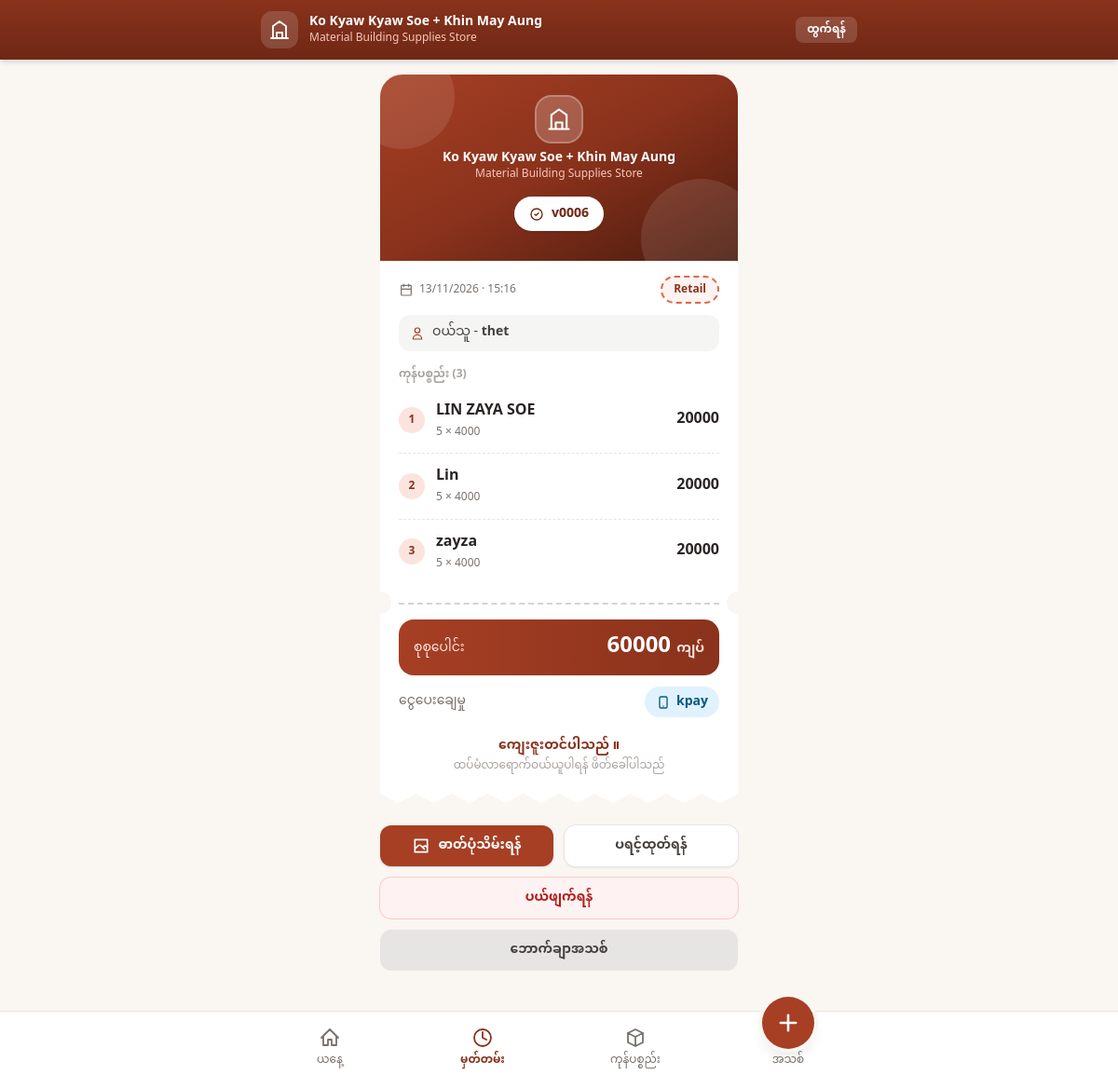
The app's page /receipt/receipt-detail/6/ (signed in) with its own data.
### receiptinfo/models.py (models this page shows, shortened)
class Receipt(models.Model):
  class PayBy(models.TextChoices):
    CASH ="cash","Cash"
    KPAY = "Kpay","Kpay"
  class SaleType(models.TextChoices):
    RETAIL = "retail"
    WHOLESALE = "wholesale"
  v_code = models.CharField(max_length=20,unique=True,null=True,blank=True)
  customer = models.CharField(max_length=200,null=True,blank=True)
  pay_by = models.CharField(max_length=10,choices=PayBy.choices,default=PayBy.CASH)
  created_at = models.DateTimeField(auto_now_add=True)
  sale_type = models.CharField(max_length=10,choices=SaleType.choices,default=SaleType.RETAIL)
  is_void = models.BooleanField(default=False)
  @property
  def total_amount(self):
    return sum(item.total for item in self.items.all())

class ReceiptItem(models.Model):
  receipt = models.ForeignKey(Receipt,on_delete=models.CASCADE,related_name="items")
  product = models.ForeignKey(Product,on_delete=models.PROTECT)
  quantity = models.DecimalField(max_digits=10,decimal_places=2)
  unit_price = models.DecimalField(max_digits=10,decimal_places=2)
  @property
  def total(self):
    return self.quantity * self.unit_price

### productinfo/models.py (models this page shows, shortened)
class Product(models.Model):
  code = models.CharField(max_length=20,unique=True,null=True,blank=True)
  name = models.CharField(max_length=200)
  price = models.IntegerField()
  in_stock = models.BooleanField(default=True)
  created_at = models.DateTimeField(auto_now_add=True)

### receiptinfo/views.py (the view)
# urls.py: path('receipt-detail/<int:pk>/',views.receipt_detail,name="receipt_detail"),
@login_required
def receipt_detail(request,pk):
   receipt = get_object_or_404(Receipt,pk=pk)
   return render(request,"receiptinfo/receipt_detail.html",{'receipt':receipt})

### receiptinfo/templates/receiptinfo/receipt_detail.html (shortened to what this page needs)
{% extends 'productinfo/base.html' %}
{% block content %}
<div class="mx-auto max-w-sm">
  <div id="voucher" class="voucher w-full">
    <div class="relative overflow-hidden rounded-t-3xl bg-gradient-to-br from-brick-600 via-brick-700 to-brick-900 px-5 pb-8 pt-6 text-center text-white">
      <div class="absolute -left-8 -top-8 h-28 w-28 rounded-full bg-white/10"></div>
      <div class="absolute -bottom-10 -right-6 h-32 w-32 rounded-full bg-white/10"></div>
      <div class="relative">
        <div class="mx-auto mb-2 flex h-12 w-12 items-center justify-center rounded-2xl bg-white/20 ring-2 ring-white/40">
          <svg class="h-7 w-7" fill="none" stroke="currentColor" stroke-width="1.8" viewBox="0 0 24 24">
            <path stroke-linecap="round" stroke-linejoin="round" d="M3 21h18M5 21V8l7-5 7 5v13M9 21v-6h6v6"/>
          </svg>
        </div>
        <p class="text-sm font-bold leading-snug">Ko Kyaw Kyaw Soe + Khin May Aung</p>
        <p class="text-xs text-brick-200">Material Building Supplies Store</p>
        <div class="mt-4 inline-flex items-center gap-2 rounded-full bg-white px-4 py-2 text-brick-800 shadow">
          <svg class="h-4 w-4" fill="none" stroke="currentColor" stroke-width="2" viewBox="0 0 24 24">
            <path stroke-linecap="round" stroke-linejoin="round" d="M9 12l2 2 4-4M21 12a9 9 0 11-18 0 9 9 0 0118 0z"/>
          </svg>
          <span class="text-sm font-bold leading-normal">{{ receipt.v_code }}</span>
        </div>
      </div>
    </div>
    <div class="bg-white px-5 pb-5 pt-4">
      <div class="flex items-center justify-between">
        <div class="flex items-center gap-1.5 text-xs leading-normal text-stone-500">
          <svg class="h-4 w-4" fill="none" stroke="currentColor" stroke-width="1.8" viewBox="0 0 24 24">
            <path stroke-linecap="round" stroke-linejoin="round" d="M8 7V3m8 4V3M4 11h16M5 5h14a1 1 0 011 1v14a1 1 0 01-1 1H5a1 1 0 01-1-1V6a1 1 0 011-1z"/>
          </svg>
          {{ receipt.created_at|date:"d/m/Y" }} &middot; {{ receipt.created_at|date:"H:i" }}
        </div>
        <span class="rounded-full border-2 border-dashed border-brick-400 bg-brick-50 px-3 py-1 text-xs font-bold leading-normal text-brick-700">
          {{ receipt.get_sale_type_display }}
        </span>
      </div>
      {% if receipt.customer %}
      <div class="mt-3 flex items-center gap-2 rounded-xl bg-stone-100 px-3 py-2 text-sm leading-relaxed text-stone-700">
        <svg class="h-4 w-4 shrink-0 text-brick-600" fill="none" stroke="currentColor" stroke-width="1.8" viewBox="0 0 24 24">
          <path stroke-linecap="round" stroke-linejoin="round" d="M16 7a4 4 0 11-8 0 4 4 0 018 0zM12 14a7 7 0 00-7 7h14a7 7 0 00-7-7z"/>
        </svg>
        <span>ဝယ်သူ - <span class="font-semibold">{{ receipt.customer }}</span></span>
      </div>
      {% endif %}
      <p class="mb-1 mt-4 text-xs font-semibold leading-relaxed text-stone-400">
        ကုန်ပစ္စည်း ({{ receipt.items.count }})
      </p>
      <div class="divide-y divide-dashed divide-stone-200">
        {% for item in receipt.items.all %}
        <div class="flex items-center gap-3 py-3">
          <span class="flex h-7 w-7 shrink-0 items-center justify-center rounded-full bg-brick-100 text-xs font-bold text-brick-700">
            {{ forloop.counter }}
          </span>
          <div class="min-w-0 flex-1">
            <p class="break-words font-semibold leading-relaxed text-stone-800">{{ item.product.name }}</p>
            <p class="text-xs leading-relaxed text-stone-500">
              {{ item.quantity|floatformat:"-2" }} × {{ item.unit_price|floatformat:0 }}
            </p>
          </div>
          <p class="shrink-0 text-base font-bold leading-normal text-stone-800">{{ item.total|floatformat:0 }}</p>
        </div>
        {% empty %}
        <p class="py-6 text-center text-sm leading-relaxed text-stone-500">ကုန်ပစ္စည်း မရှိပါ</p>
        {% endfor %}
      </div>
    </div>
    <div class="relative bg-white">
      <div class="absolute -left-3 -top-3 h-6 w-6 rounded-full bg-cream"></div>
      <div class="absolute -right-3 -top-3 h-6 w-6 rounded-full bg-cream"></div>
      <div class="mx-5 border-t-2 border-dashed border-stone-300"></div>
    </div>
    <div class="bg-white px-5 pb-5 pt-4">
      <div class="rounded-2xl bg-gradient-to-r from-brick-600 to-brick-700 px-4 py-3 text-white">
        <div class="flex items-center justify-between">
          <span class="text-sm font-medium leading-normal text-brick-100">စုစုပေါင်း</span>
          <span class="text-2xl font-extrabold leading-normal">
            {{ receipt.total_amount|floatformat:0 }}
            <span class="text-sm font-semibold text-brick-100">ကျပ်</span>
          </span>
        </div>
      </div>
      <div class="mt-3 flex items-center justify-between text-sm">
        <span class="leading-relaxed text-stone-500">ငွေပေးချေမှု</span>
        <span class="inline-flex items-center gap-1.5 rounded-full px-3 py-1.5 font-semibold leading-normal
              {% if receipt.pay_by == 'kpay' %}bg-sky-100 text-sky-800{% else %}bg-emerald-100 text-emerald-800{% endif %}">
          {% if receipt.pay_by == 'kpay' %}
            <svg class="h-4 w-4" fill="none" stroke="currentColor" stroke-width="2" viewBox="0 0 24 24">
              <path stroke-linecap="round" stroke-linejoin="round" d="M12 18h.01M8 21h8a2 2 0 002-2V5a2 2 0 00-2-2H8a2 2 0 00-2 2v14a2 2 0 002 2z"/>
            </svg>
          {% endif %}
          {{ receipt.get_pay_by_display }}
        </span>
      </div>
      <div class="mt-5 text-center">
        <p class="text-sm font-bold leading-relaxed text-brick-700">ကျေးဇူးတင်ပါသည် ။</p>
        <p class="text-xs leading-relaxed text-stone-400">ထပ်မံလာရောက်ဝယ်ယူပါရန် ဖိတ်ခေါ်ပါသည်</p>
      </div>
    </div>
    <svg class="block w-full" height="10" viewBox="0 0 160 10" preserveAspectRatio="none" xmlns="http://www.w3.org/2000/svg">
      <path d="M0 0 L8 10 L16 0 L24 10 L32 0 L40 10 L48 0 L56 10 L64 0 L72 10 L80 0 L88 10 L96 0 L104 10 L112 0 L120 10 L128 0 L136 10 L144 0 L152 10 L160 0 Z" fill="#ffffff"/>
    </svg>
  </div>
</div>
<div class="no-print mx-auto mt-6 flex max-w-sm gap-3">
  <button type="button" id="saveBtn"
          class="flex flex-1 items-center justify-center gap-2 rounded-xl bg-brick-600 py-3 text-sm font-semibold text-white shadow active:bg-brick-700">
    <svg class="h-5 w-5" fill="none" stroke="currentColor" stroke-width="2" viewBox="0 0 24 24">
      <path stroke-linecap="round" stroke-linejoin="round" d="M4 16l4-4a3 3 0 014 0l4 4M14 14l1-1a3 3 0 014 0l1 1M4 4h16v16H4z"/>
    </svg>
    <span id="saveText">ဓာတ်ပုံသိမ်းရန်</span>
  </button>
  <button type="button" onclick="window.print()"
          class="flex flex-1 items-center justify-center gap-2 rounded-xl bg-white py-3 text-sm font-semibold text-stone-700 shadow ring-1 ring-stone-200 active:bg-stone-100">
    ပရင့်ထုတ်ရန်
  </button>
</div>
{% if not receipt.is_void %}
<form method="POST" action="{% url 'receipt_void' receipt.pk %}"
      onsubmit="return confirm('ဤဘောက်ချာကို ပယ်ဖျက်မလား?')"
      class="no-print mx-auto mt-3 max-w-sm">
  <button type="submit"
          class="w-full rounded-xl bg-red-50 py-3 text-sm font-semibold text-red-700 ring-1 ring-red-200 active:bg-red-100">
    ပယ်ဖျက်ရန်
  </button>
</form>
{% else %}
<p class="no-print mx-auto mt-3 max-w-sm rounded-xl bg-red-100 py-3 text-center text-sm font-semibold text-red-800">
  ဤဘောက်ချာ ပယ်ဖျက်ပြီးဖြစ်သည်
</p>
{% endif %}
<a href="{% url 'receipt_create' %}"
   class="no-print mx-auto mt-3 block max-w-sm rounded-xl bg-stone-200 py-3 text-center text-sm font-semibold text-stone-700 active:bg-stone-300">
  ဘောက်ချာအသစ်
</a>
{% endblock %}

### records on screen
Receipt: v_code "v0006", created_at "13/11/2026", created_at "15:16", sale_type "Retail", customer "thet", items.count "3", total_amount "60000", pay_by "kpay"
ReceiptItem: product.name "LIN ZAYA SOE", quantity "5", unit_price "4000", total "20000"
ReceiptItem: product.name "Lin", quantity "5", unit_price "4000", total "20000"
ReceiptItem: product.name "zayza", quantity "5", unit_price "4000", total "20000"
